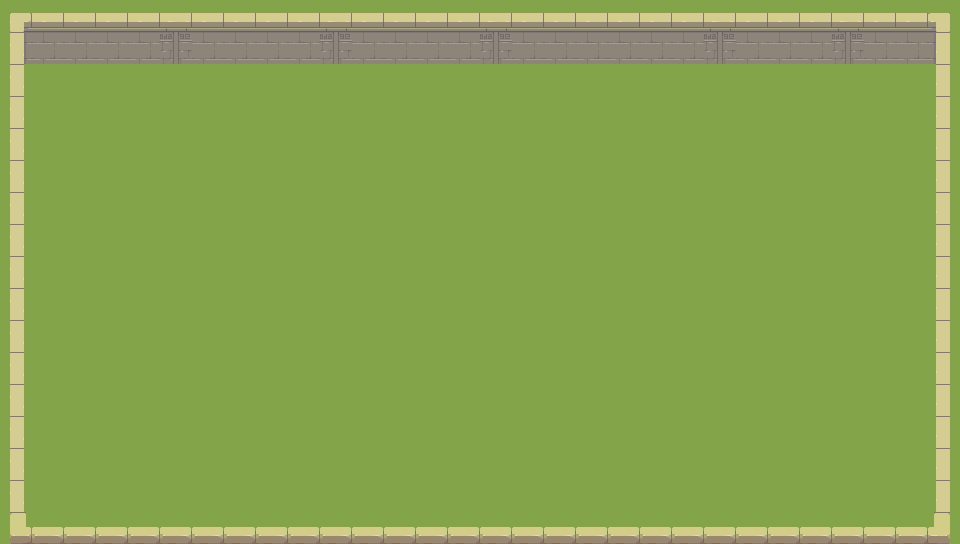

This game map was drawn from its Tiled (.tmx) file and the tilesets committed beside it. A one-line description and the full map source follow:
An orthogonal 30x17 tile map with 32x32 px tiles, 2 tile layers (Tile Layer 1, Tile Layer 2), 5 tilesets and 4 objects.

<map version="1.10" tiledversion="1.11.2" orientation="orthogonal" renderorder="right-down" width="30" height="17" tilewidth="32" tileheight="32" infinite="0" nextlayerid="9" nextobjectid="31">
 <tileset firstgid="1" source="../../../AssetStore/Epic RPG Collection/EPIC RPG World Pack - Ancient Ruins V 1.9/TiledMap Editor NEW/Tilesets/Ancient Ruins-Tileset - wall 1.tsx" />
 <tileset firstgid="241" source="../../../AssetStore/Epic RPG Collection/EPIC RPG World Pack - Ancient Ruins V 1.9/TiledMap Editor NEW/Tilesets/Ancient Ruins-Tileset - wall 7.tsx" />
 <tileset firstgid="481" source="../../../AssetStore/Epic RPG Collection/EPIC RPG World Pack - Ancient Ruins V 1.9/TiledMap Editor NEW/Tilesets/Ancient Ruins-Tileset-Terrain2.tsx" />
 <tileset firstgid="4511" source="../../../AssetStore/Epic RPG Collection/EPIC RPG World Pack - Ancient Ruins V 1.9/TiledMap Editor NEW/Tilesets/Ancient Ruins-Tileset - wall 8.tsx" />
 <tileset firstgid="4751" source="../../../AssetStore/Epic RPG Collection/EPIC RPG World Pack - Grass Land V. 1.6/TiledMap Editor/tilesets/Terrain.tsx" />
 <layer id="1" name="Tile Layer 1" width="30" height="17">
  <data encoding="csv">
35,35,35,35,35,35,35,35,35,35,35,35,35,35,35,35,35,35,35,35,35,35,35,35,669,669,669,669,669,669,
35,35,35,35,35,35,35,35,35,35,35,35,35,35,35,35,35,35,35,35,35,35,35,35,669,669,669,669,669,669,
35,4545,4545,4545,4545,4545,4545,669,669,669,669,669,669,4545,4545,4545,4545,4545,4545,4545,4545,4545,4545,35,669,669,669,669,669,669,
35,35,35,35,669,669,669,669,4545,4545,4545,4545,669,669,669,669,669,35,35,35,35,35,35,669,669,669,669,669,669,669,
35,35,35,669,669,4545,35,35,4545,4545,4545,4545,35,35,35,35,669,35,35,35,35,35,35,669,669,669,669,669,669,669,
35,35,35,669,4545,35,35,35,35,35,35,4545,4545,35,35,35,35,35,35,35,35,35,35,669,669,669,669,669,669,669,
35,35,35,669,35,35,35,35,35,35,35,35,4545,35,35,35,35,35,35,35,35,35,35,669,669,669,669,669,669,669,
35,35,35,669,4545,35,35,35,35,35,35,35,4545,35,35,35,35,4545,35,35,35,35,669,669,669,669,669,669,669,669,
35,35,35,669,669,4545,4545,4545,4545,4545,4545,4545,669,669,35,35,35,35,35,35,35,35,669,35,669,669,669,669,669,669,
35,35,35,35,669,669,669,669,669,669,669,669,669,35,35,35,35,35,35,35,35,35,669,35,669,669,669,669,669,669,
35,35,35,35,35,35,35,35,35,35,35,35,35,35,35,35,35,35,35,35,35,35,669,35,669,669,669,669,669,669,
35,35,35,35,35,35,35,35,35,35,35,35,35,35,35,35,35,35,35,35,35,35,669,669,669,669,669,669,669,669,
35,35,35,35,35,35,35,35,35,35,35,35,35,35,35,35,35,35,35,35,35,35,669,669,669,669,669,669,669,669,
35,35,35,35,35,35,35,35,35,35,35,35,35,35,35,35,35,35,35,35,35,669,669,669,669,669,669,669,669,669,
35,35,35,35,35,35,35,35,35,35,35,35,35,35,35,35,35,35,35,35,35,35,669,669,669,669,669,669,669,669,
669,669,669,669,669,669,669,669,669,669,669,669,669,669,669,669,669,669,669,669,669,669,669,669,669,669,669,669,669,669,
669,669,669,669,669,669,669,669,669,669,669,669,669,669,669,669,669,669,669,669,669,669,669,669,669,669,669,669,669,669
</data>
 </layer>
 <layer id="6" name="Tile Layer 2" width="30" height="17">
  <data encoding="csv">
1109,793,793,793,793,811,793,793,793,793,811,793,793,793,793,811,793,793,793,793,793,793,811,793,793,793,811,793,793,1110,
615,855,855,855,855,873,855,855,855,855,873,855,855,855,855,873,855,855,855,855,855,855,873,855,855,855,873,855,855,614,
671,0,0,0,0,0,0,0,0,0,0,0,0,0,0,0,0,0,0,0,0,0,0,0,0,0,0,0,0,667,
671,0,0,0,0,0,0,0,0,0,0,0,0,0,0,0,0,0,0,0,0,0,0,0,0,0,0,0,0,667,
671,0,0,0,0,0,0,0,0,0,0,0,0,0,0,0,0,0,0,0,0,0,0,0,0,0,0,0,0,667,
671,0,0,0,0,0,0,0,0,0,0,0,0,0,0,0,0,0,0,0,0,0,0,0,0,0,0,0,0,667,
671,0,0,0,0,0,0,0,0,0,0,0,0,0,0,0,0,0,0,0,0,0,0,0,0,0,0,0,0,667,
671,0,0,0,0,0,0,0,0,0,0,0,0,0,0,0,0,0,0,0,0,0,0,0,0,0,0,0,0,667,
671,0,0,0,0,0,0,0,0,0,0,0,0,0,0,0,0,0,0,0,0,0,0,0,0,0,0,0,0,667,
671,0,0,0,0,0,0,0,0,0,0,0,0,0,0,0,0,0,0,0,0,0,0,0,0,0,0,0,0,667,
671,0,0,0,0,0,0,0,0,0,0,0,0,0,0,0,0,0,0,0,0,0,0,0,0,0,0,0,0,667,
671,0,0,0,0,0,0,0,0,0,0,0,0,0,0,0,0,0,0,0,0,0,0,0,0,0,0,0,0,667,
671,0,0,0,0,0,0,0,0,0,0,0,0,0,0,0,0,0,0,0,0,0,0,0,0,0,0,0,0,667,
671,0,0,0,0,0,0,0,0,0,0,0,0,0,0,0,0,0,0,0,0,0,0,0,0,0,0,0,0,667,
671,0,0,0,0,0,0,0,0,0,0,0,0,0,0,0,0,0,0,0,0,0,0,0,0,0,0,0,0,667,
671,0,0,0,0,0,0,0,0,0,0,0,0,0,0,0,0,0,0,0,0,0,0,0,0,0,0,0,0,667,
4559,4577,4577,4577,4577,4577,4577,4577,4577,4577,4577,4577,4577,4577,4577,4577,4577,4577,4577,4577,4577,4577,4577,4577,4577,4577,4577,4577,4577,4563
</data>
 </layer>
 <objectgroup id="8" name="Collision">
  <object id="24" x="-1.33333" y="5.33333" width="957.333" height="54.6667" />
  <object id="27" x="-10.6667" y="65.3333" width="37.3333" height="476" />
  <object id="28" x="20" y="524" width="936" height="17.3333" />
  <object id="30" x="934.667" y="49.3333" width="24" height="493.333" />
 </objectgroup>
</map>
